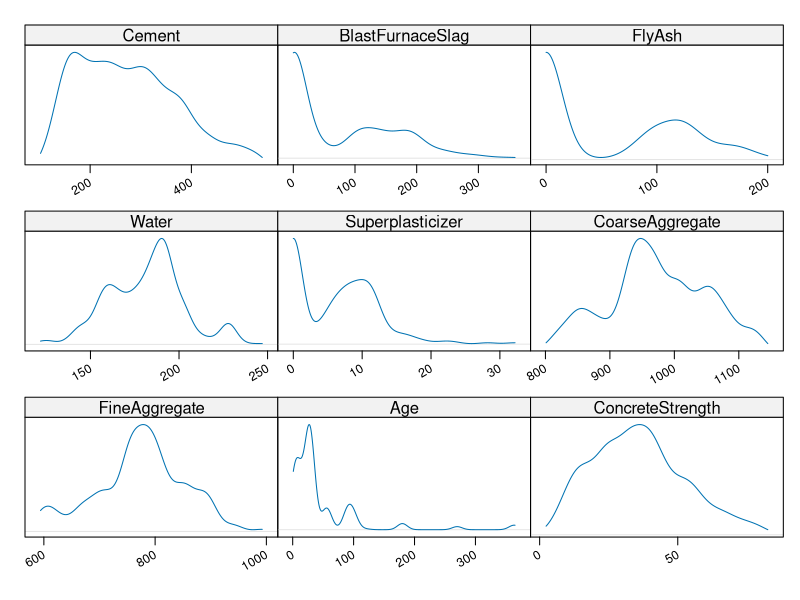
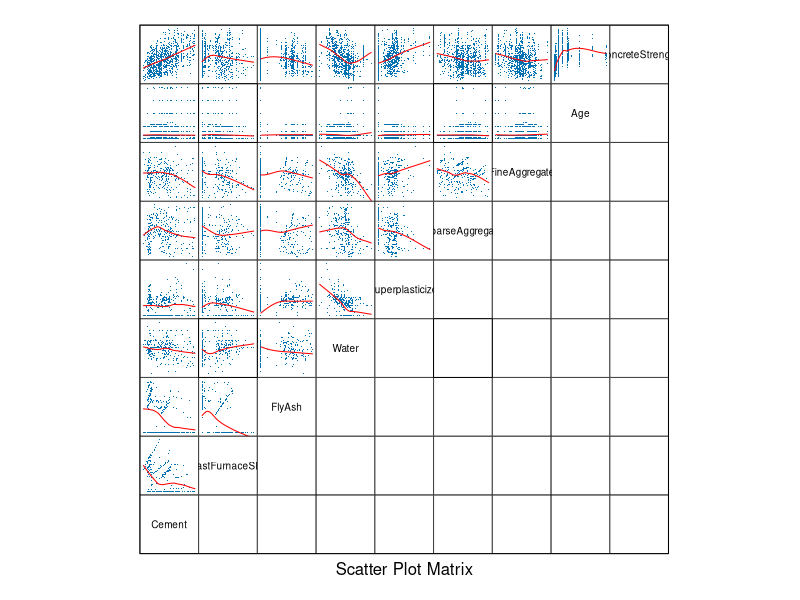
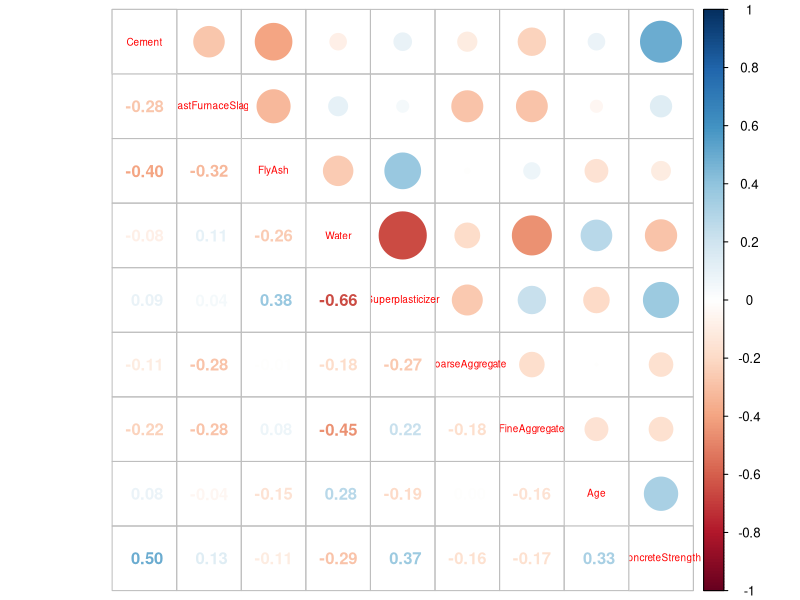
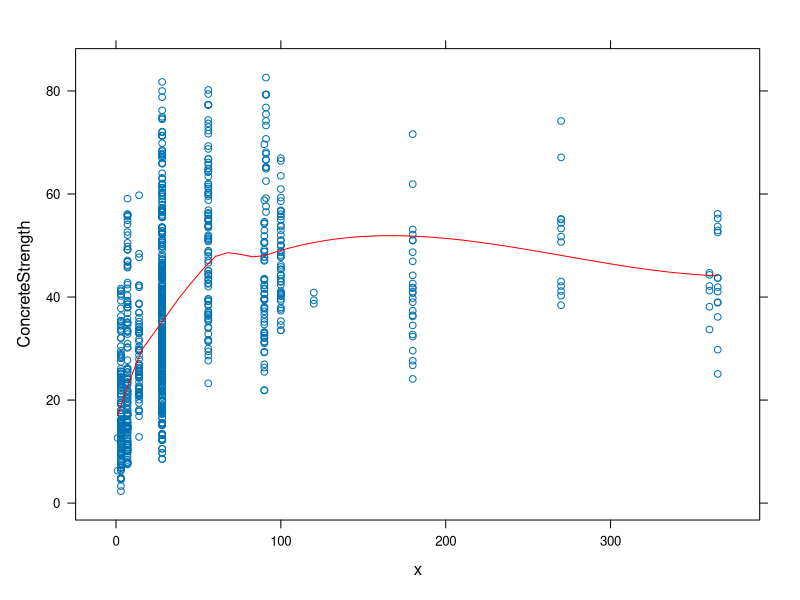
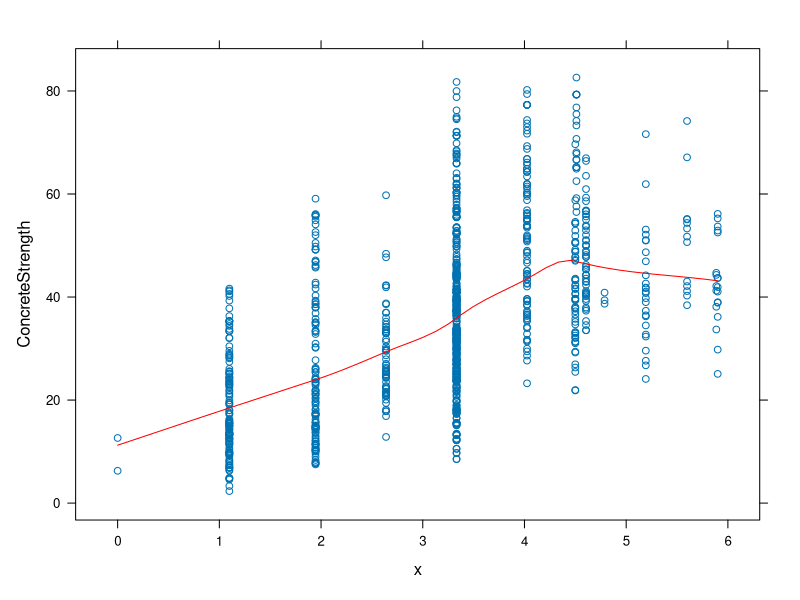
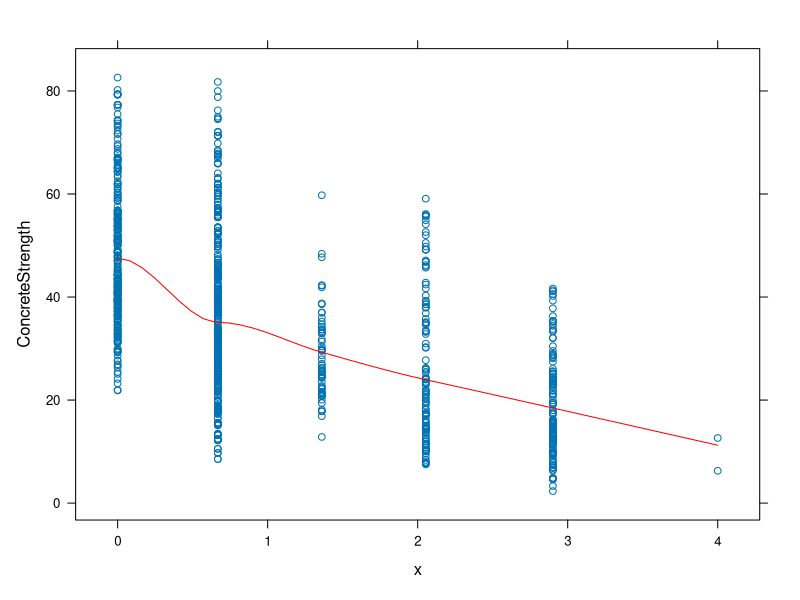
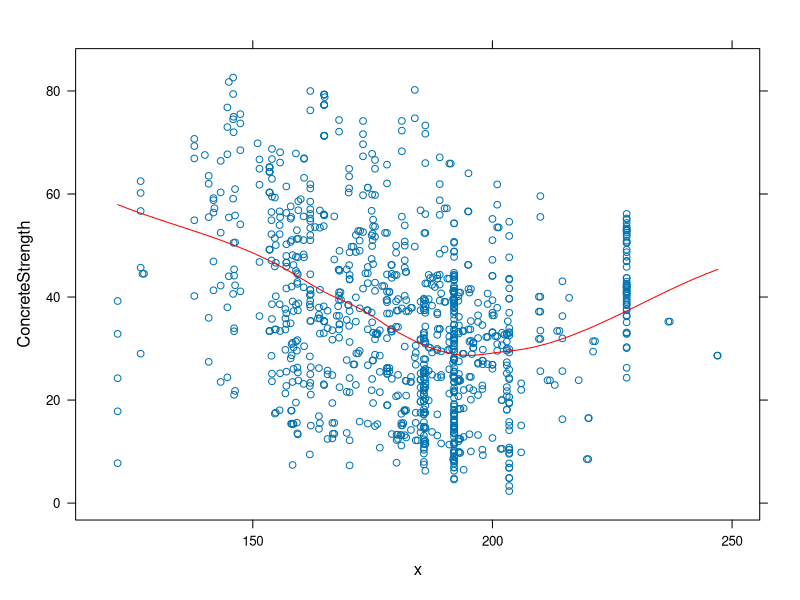

The R source for these figures, in order:
## ---- chunk 1
library(lattice)
library(latticeExtra)
library(corrplot)
library(e1071)
library(MASS)
## ---- chunk 2
data <- read.csv("./data/Concrete_Data.csv", comment.char = "#")
names(data)[names(data)=="ConcreteCompressiveStrength"] <- 'ConcreteStrength'
## ---- chunk 3
summary(data)
marginal.plot(data)
## ---- chunk 4
splom(
    ~data,
    data,      
    upper.panel=function(x, y, ...) { panel.xyplot(x, y, ...); panel.loess(x, y, ..., col='red') },    
    lower.panel=function(x, y, ...) { },      
    pscale=0,       
    varname.cex=0.6, 
    par.settings=simpleTheme(pch='.', cex=1)
  ) 
## ---- chunk 5
corrplot.mixed(cor(data), tl.cex=0.6)
## ---- chunk 6
strengthPlot = function(x) {
  xyplot(ConcreteStrength ~ x, data, panel = function(...) { panel.xyplot(...); panel.loess(..., col='red') })
}

strengthPlot(data$Age)
data$Age.log <- log(data$Age)
strengthPlot(data$Age.log)
## ---- chunk 7
data$Age.young <- sapply(data$Age.log, function(x) { max(0, 4-x) })
## ---- chunk 8
strengthPlot(data$Age.young)
## ---- chunk 9
strengthPlot(data$Water)
## ---- chunk 10
cv <- function(m) {
  tune(lm, m$call$formula, data = data, tunecontrol = tune.control(sampling = "cross"))
}
## ---- chunk 11
fit1 <- lm(ConcreteStrength ~ Cement + BlastFurnaceSlag + FlyAsh + Water + Superplasticizer + CoarseAggregate + FineAggregate + Age, data)
summary(fit1)
cv(fit1)
## ---- chunk 12
fit2 <- lm(ConcreteStrength ~ Cement + BlastFurnaceSlag + FlyAsh + Water + Superplasticizer + CoarseAggregate + FineAggregate + Age.log, data)
summary(fit2)
cv(fit2)
## ---- chunk 13
fit3 <- lm(ConcreteStrength ~ Cement + BlastFurnaceSlag + FlyAsh + Water + Superplasticizer + CoarseAggregate + FineAggregate + Age.log * Age.young, data)
summary(fit3)
cv(fit3)
## ---- chunk 14
data$Water.f <- (data$Water < 185)
data$FineAggregate.f <- (data$FineAggregate < 800)
data$FlyAsh.f <- (data$FlyAsh > 90)
data$BlastFurnaceSlag.f <- (data$BlastFurnaceSlag > 90)
data$Superplasticizer.f <- (data$Superplasticizer > 0)
data$CoarseAggregate.f <- (data$CoarseAggregate < 1000)
data$WS <- data$Water * data$Superplasticizer

fit4 <- lm(ConcreteStrength ~ Cement + Cement:CoarseAggregate + Cement:FineAggregate + Water:CoarseAggregate + BlastFurnaceSlag*BlastFurnaceSlag.f + FlyAsh*FlyAsh.f +  Water*Water.f + Water:Superplasticizer + WS + Water:FineAggregate  + Superplasticizer * Superplasticizer.f  + CoarseAggregate*CoarseAggregate.f + FineAggregate*FineAggregate.f + CoarseAggregate * FineAggregate + Age.log * Age.young, data)
summary(fit4)
cv(fit4)
## ---- chunk 15
fit3.aic <- stepAIC(fit3)
summary(fit3.aic)
cv(fit3.aic)
## ---- chunk 16
fit4.aic <- stepAIC(fit4)
summary(fit4.aic)
cv(fit4.aic)
